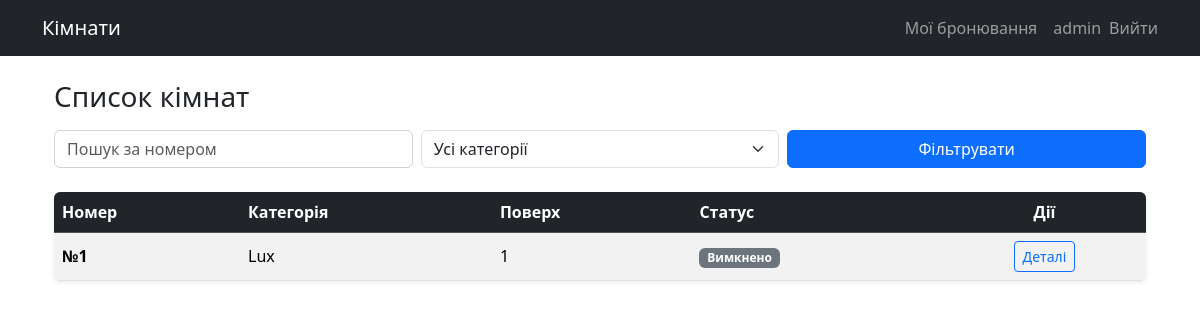
The app's page / (signed in) with its own data.
### booking_app/models.py (models this page shows, shortened)
class Room(models.Model):
    number = models.CharField(max_length=10, unique=True, verbose_name='Room Number')
    floor = models.IntegerField(verbose_name='Floor')
    capacity = models.PositiveIntegerField(verbose_name='Capacity')
    category = models.ForeignKey('RoomCategory', on_delete=models.PROTECT, related_name='rooms')
    is_active = models.BooleanField(default=True, verbose_name="Доступна для бронювання")
    class Meta:
        verbose_name = 'Room'
        verbose_name_plural = 'Rooms'
        ordering = ['number']

class TimeStampedModel(models.Model):
    created_at = models.DateTimeField(auto_now_add=True)
    updated_at = models.DateTimeField(auto_now=True)
    class Meta:
        abstract = True

class RoomCategory(TimeStampedModel):
    name = models.CharField(max_length=100, unique=True, verbose_name="Назва")
    capacity = models.PositiveSmallIntegerField(default=1, verbose_name="Місткість, осіб")
    price_per_night = models.DecimalField(max_digits=8, decimal_places=2, verbose_name="Ціна за ніч")
    description = models.TextField(blank=True, verbose_name="Опис")
    is_active = models.BooleanField(default=True, verbose_name="Активна")
    class Meta(TimeStampedModel.Meta):
        db_table = "room_category"
        verbose_name = "Категорія кімнати"
        verbose_name_plural = "Категорії кімнат"
        ordering = ["name"]
        indexes = [models.Index(fields=["name"])]

### booking_app/views.py (the view)
# urls.py: path("", views.room_list, name="room_list"),
def room_list(request):
    rooms = Room.objects.select_related("category").order_by("number")
    q = request.GET.get("q", "").strip()
    cat = request.GET.get("cat", "").strip()
    if q:
        rooms = rooms.filter(number__icontains=q)
    if cat:
        rooms = rooms.filter(category__id=cat)
    categories = RoomCategory.objects.filter(is_active=True).order_by("name")
    ctx = {
        "rooms": rooms,
        "categories": categories,
        "q": q,
        "cat": cat, }
    return render(request, "booking_app/room_list.html", ctx)

### templates/booking_app/room_list.html (shortened to what this page needs)
{% extends "booking_app/base.html" %}
{% block content %}
<div class="container my-4">
  <div class="d-flex justify-content-between align-items-center mb-3">
      <h1 class="h3 mb-0">Список кімнат</h1>
  </div>
  <form method="get" class="row g-2 mb-4">
      <div class="col-md-4">
          <input class="form-control" type="text" name="q" value="{{ q|default:'' }}" placeholder="Пошук за номером">
      </div>
      <div class="col-md-4">
          <select class="form-select" name="cat">
              <option value="">Усі категорії</option>
          </select>
      </div>
      <div class="col-md-4 d-grid">
          <button class="btn btn-primary" type="submit">
               Фільтрувати
          </button>
      </div>
  </form>
  <div class="table-responsive shadow-sm rounded">
      <table class="table table-striped table-hover align-middle mb-0">
          <thead class="table-dark">
              <tr>
                  <th scope="col">Номер</th>
                  <th scope="col">Категорія</th>
                  <th scope="col">Поверх</th>
                  <th scope="col">Статус</th>
                  <th scope="col" class="text-center">Дії</th>
              </tr>
          </thead>
          <tbody>
              {% for r in rooms %}
                  <tr>
                      <td><span class="fw-bold">№{{ r.number }}</span></td>
                      <td>{{ r.category.name }}</td>
                      <td>{{ r.floor }}</td>
                      <td>
                          {% if r.is_active %}
                              <span class="badge bg-success">Доступна</span>
                          {% else %}
                              <span class="badge bg-secondary">Вимкнено</span>
                          {% endif %}
                      </td>
                      <td class="text-center">
                          <a class="btn btn-sm btn-outline-primary" href="{% url 'booking_app:room_detail' r.pk %}">
                               Деталі
                          </a>
                      </td>
                  </tr>
              {% empty %}
                  <tr>
                      <td colspan="5" class="text-center text-muted py-4">
                          <i class="bi bi-exclamation-circle"></i> Нічого не знайдено
                      </td>
                  </tr>
              {% endfor %}
          </tbody>
      </table>
  </div>
</div>
{% endblock %}

### templates/booking_app/base.html (shortened to what this page needs)
{% load static %}
<!doctype html>
<html lang="uk">
<head>
  <link href="https://cdn.jsdelivr.net/npm/bootstrap@5.3.3/dist/css/bootstrap.min.css" rel="stylesheet">
  <link rel="stylesheet" href="{% static 'booking_app/css/styles.css' %}">
</head>
<body>
  <nav class="navbar navbar-expand-lg navbar-dark bg-dark mb-4">
    <div class="container">
      <a class="navbar-brand" href="{% url 'booking_app:room_list' %}">Кімнати</a>
      <div class="collapse navbar-collapse" id="navbarNav">
        <ul class="navbar-nav ms-auto align-items-center">
          {% if request.user.is_authenticated %}
            <li class="nav-item">
              <a class="nav-link" href="{% url 'booking_app:my_bookings' %}">Мої бронювання</a>
            </li>
            <li class="nav-item">
              <span class="nav-link">{{ request.user.username }}</span>
            </li>
            <li class="nav-item">
              <form action="{% url 'booking_app:logout' %}" method="post" class="d-flex m-0">
                <button type="submit" class="btn btn-link nav-link p-0 m-0" style="line-height: 1;">Вийти</button>
              </form>
            </li>
          {% endif %}
        </ul>
      </div>
    </div>
  </nav>
  <div class="container">
    {% block content %}{% endblock %}
  </div>
</body>
</html>

### static/booking_app/css/styles.css (style rules this page uses)
body { scroll-behavior: smooth; }
input[type=text], input[type=password], input[type=email], select, textarea { display:block; width:100%; padding:.375rem .75rem; border:1px solid #ced4da; border-radius: .375rem; }

### records on screen
Room: number "1", category.name "Lux", floor "1", is_active "Вимкнено"

### other values on screen
{{ request.user.username }} "admin"
